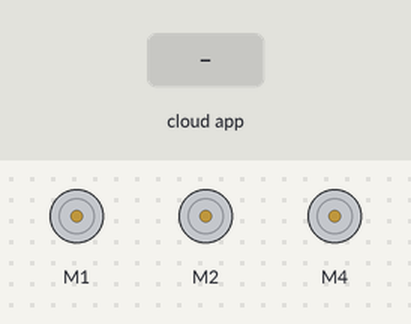
The sketch below on a simulated Arduino Uno, built with avr-gcc and run on an emulated ATmega328P. On the bench: 3 × DC motor (green arrow = forward, orange = backward, longer = faster). The inputs (shaded band) are chosen by the test bench. The ROS host is connected and sends only what is stated.

Above: at 1.2 s.
1.3 s: the phone or cloud app sets linear.x to -100
At 2.1 s:
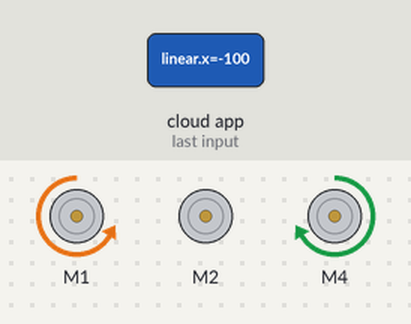
2.8 s: the phone or cloud app sets angular.z to -100
At 3.5 s:
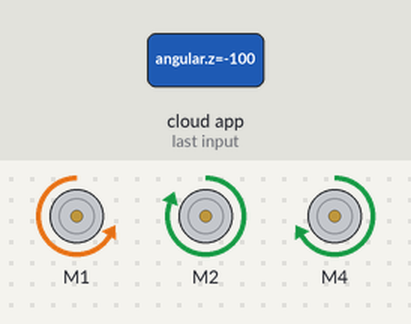
4.3 s: the phone or cloud app sets linear.x to 0
At 5.5 s:
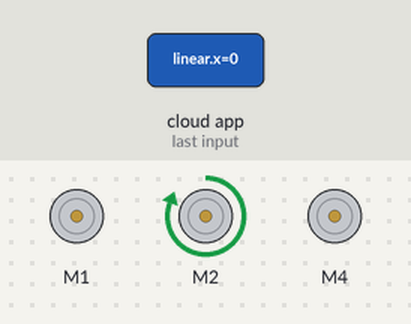
5.8 s: the phone or cloud app sets angular.z to 100
At 7.0 s:
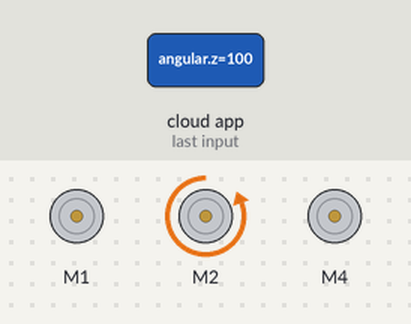
7.3 s: the phone or cloud app sets linear.x to 100
At 7.9 s:
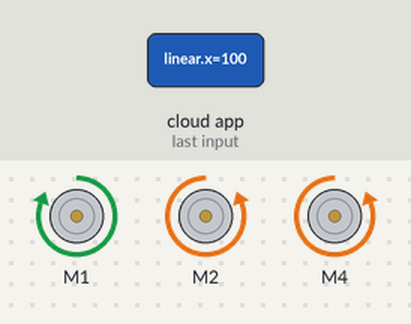
8.8 s: the phone or cloud app sets angular.z to 0
At 9.4 s:
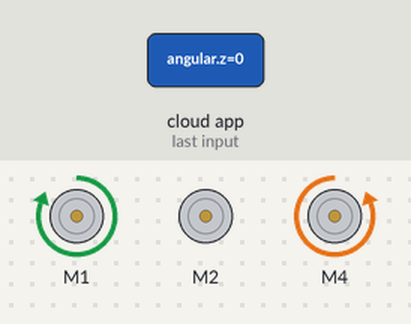
Timing chart, 0 to 11.3 s (numbered marks = the images above; inputs shaded):
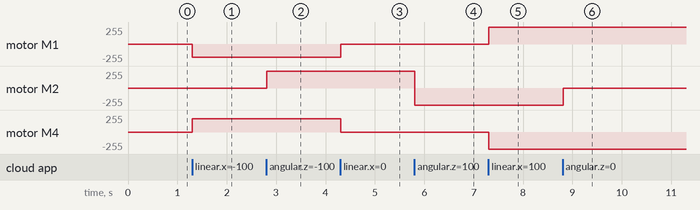

Measured:
- after the input at 1.3 s, motor M1: stopped → backward 201/255 at once; motor M4: stopped → forward 201/255 at once
- after the input at 2.8 s, motor M2: stopped → forward 255/255 at once
- after the input at 4.3 s, motor M1: backward 201/255 → stopped at once; motor M4: forward 201/255 → stopped at once
- after the input at 5.8 s, motor M2: forward 255/255 → backward 255/255 at once
- after the input at 7.3 s, motor M1: stopped → forward 255/255 at once; motor M4: stopped → backward 255/255 at once
- after the input at 8.8 s, motor M2: backward 255/255 → stopped at once

The sketch:

motor.ino
```cpp
  #include <Wire.h>
#include <Adafruit_MotorShield.h>

#include <ArduinoHardware.h>
#include <ros.h>
#include <geometry_msgs/Twist.h>


Adafruit_MotorShield AFMS = Adafruit_MotorShield();
Adafruit_DCMotor *myMotorBack = AFMS.getMotor(1);
Adafruit_DCMotor *myMotorTurn = AFMS.getMotor(2);
Adafruit_DCMotor *myMotorForward = AFMS.getMotor(4);
int speed = 255;
int startSpeed = 100;

ros::NodeHandle nh;

void messageCb( const geometry_msgs::Twist& msg){
  //speed_ang = msg.angular.z;
  //speed_lin = msg.linear.x;

  //char str[5];

  //nh.loginfo("Receive linear.x = ");
  //sprintf(str,"%d",msg.linear.x);
  //nh.loginfo(str);

  //nh.loginfo("Receive angular.z = ");
  //sprintf(str,"%d",msg.angular.z);
  //nh.loginfo(str);

  if(msg.linear.x == 0)
  {
    Stop();
    //return;
  }
  else if(msg.linear.x > 0)
  {
    RunForward();
  }
  else if(msg.linear.x < 0)
  {
    RunBack();
  }

  if(msg.angular.z == 0)
  {
    myMotorTurn->run(RELEASE);
  }
  if(msg.angular.z > 0)
  {
    TurnRight();
  }
  else if(msg.angular.z < 0)
  {
    TurnLeft();
  }
  int v=map(msg.linear.x, 0.5, 1, 100, 255);
  myMotorForward->setSpeed(v);
  myMotorBack->setSpeed(v);

};

ros::Subscriber<geometry_msgs::Twist> sub("cmd_vel", &messageCb );


void setup() {
  Serial.begin(9600);
  while (!Serial);
  //Serial.println("Serial OK");
  AFMS.begin();
  //AFMS.begin(1000);  // OR with a different frequency, say 1KHz

  myMotorBack->setSpeed(startSpeed);
  myMotorTurn->setSpeed(speed);//!!!!!!!!!!!!!!!!!!!!!!!!!!!!!
  myMotorForward->setSpeed(startSpeed);

  nh.initNode();
  nh.subscribe(sub);
  //Serial.println("INIT OK");

  nh.loginfo("Motor init ok");
}
void Stop()
{
  myMotorForward->run(RELEASE);
  myMotorBack->run(RELEASE);
  //Serial.println("STOP");
}

void RunForward()
{
  myMotorBack->run(FORWARD);
  myMotorForward->run(BACKWARD);
  //Serial.println("FORWARD");
}
void RunBack()
{
  myMotorBack->run(BACKWARD);
  myMotorForward->run(FORWARD);
  //Serial.println("BACKWARD");
}

void TurnLeft()
{
  myMotorTurn->run(FORWARD);
 // Serial.println("LEFT");
}
void TurnRight()
{
  myMotorTurn->run(BACKWARD);
  //Serial.println("RIGHT");
}


void loop() {
  nh.spinOnce();
  delay(10);

  //counter++;

}
```
